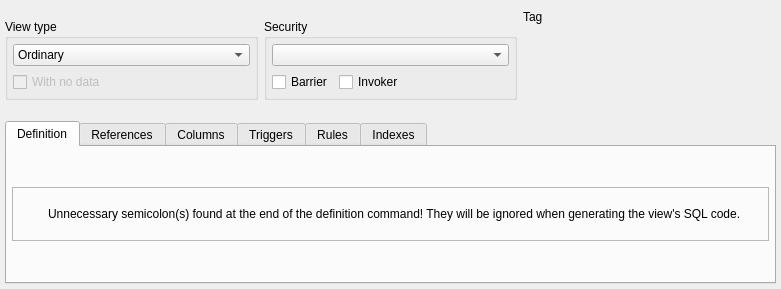
<?xml version="1.0" encoding="UTF-8"?>
<ui version="4.0">
 <class>ViewWidget</class>
 <widget class="QWidget" name="ViewWidget">
  <property name="geometry">
   <rect>
    <x>0</x>
    <y>0</y>
    <width>781</width>
    <height>289</height>
   </rect>
  </property>
  <layout class="QVBoxLayout" name="verticalLayout_2">
   <property name="leftMargin">
    <number>5</number>
   </property>
   <property name="topMargin">
    <number>5</number>
   </property>
   <property name="rightMargin">
    <number>5</number>
   </property>
   <property name="bottomMargin">
    <number>5</number>
   </property>
   <item>
    <layout class="QHBoxLayout" name="type_sec_tag_lt">
     <item>
      <widget class="QGroupBox" name="view_type_grp">
       <property name="sizePolicy">
        <sizepolicy hsizetype="Preferred" vsizetype="Fixed">
         <horstretch>0</horstretch>
         <verstretch>0</verstretch>
        </sizepolicy>
       </property>
       <property name="title">
        <string>View type</string>
       </property>
       <layout class="QVBoxLayout" name="verticalLayout">
        <property name="leftMargin">
         <number>5</number>
        </property>
        <property name="topMargin">
         <number>5</number>
        </property>
        <property name="rightMargin">
         <number>5</number>
        </property>
        <property name="bottomMargin">
         <number>5</number>
        </property>
        <item>
         <widget class="QComboBox" name="view_type_cmb">
          <property name="sizePolicy">
           <sizepolicy hsizetype="Preferred" vsizetype="Fixed">
            <horstretch>0</horstretch>
            <verstretch>0</verstretch>
           </sizepolicy>
          </property>
          <property name="sizeAdjustPolicy">
           <enum>QComboBox::SizeAdjustPolicy::AdjustToContents</enum>
          </property>
          <item>
           <property name="text">
            <string>Ordinary</string>
           </property>
          </item>
          <item>
           <property name="text">
            <string>Recursive</string>
           </property>
          </item>
          <item>
           <property name="text">
            <string>Materialized</string>
           </property>
          </item>
         </widget>
        </item>
        <item>
         <widget class="QCheckBox" name="with_no_data_chk">
          <property name="enabled">
           <bool>false</bool>
          </property>
          <property name="sizePolicy">
           <sizepolicy hsizetype="Preferred" vsizetype="Fixed">
            <horstretch>0</horstretch>
            <verstretch>0</verstretch>
           </sizepolicy>
          </property>
          <property name="text">
           <string>With no data</string>
          </property>
          <property name="checked">
           <bool>false</bool>
          </property>
         </widget>
        </item>
       </layout>
      </widget>
     </item>
     <item>
      <widget class="QGroupBox" name="security_grp">
       <property name="sizePolicy">
        <sizepolicy hsizetype="Preferred" vsizetype="Fixed">
         <horstretch>0</horstretch>
         <verstretch>0</verstretch>
        </sizepolicy>
       </property>
       <property name="title">
        <string>Security</string>
       </property>
       <layout class="QVBoxLayout" name="verticalLayout_5">
        <property name="leftMargin">
         <number>5</number>
        </property>
        <property name="topMargin">
         <number>5</number>
        </property>
        <property name="rightMargin">
         <number>5</number>
        </property>
        <property name="bottomMargin">
         <number>5</number>
        </property>
        <item>
         <widget class="QComboBox" name="check_option_cmb">
          <property name="sizePolicy">
           <sizepolicy hsizetype="Preferred" vsizetype="Fixed">
            <horstretch>0</horstretch>
            <verstretch>0</verstretch>
           </sizepolicy>
          </property>
         </widget>
        </item>
        <item>
         <layout class="QHBoxLayout" name="horizontalLayout">
          <item>
           <widget class="QCheckBox" name="security_barrier_chk">
            <property name="sizePolicy">
             <sizepolicy hsizetype="Fixed" vsizetype="Fixed">
              <horstretch>0</horstretch>
              <verstretch>0</verstretch>
             </sizepolicy>
            </property>
            <property name="text">
             <string>Barrier</string>
            </property>
           </widget>
          </item>
          <item>
           <widget class="QCheckBox" name="security_invoker_chk">
            <property name="sizePolicy">
             <sizepolicy hsizetype="Preferred" vsizetype="Fixed">
              <horstretch>0</horstretch>
              <verstretch>0</verstretch>
             </sizepolicy>
            </property>
            <property name="text">
             <string>Invoker</string>
            </property>
           </widget>
          </item>
         </layout>
        </item>
       </layout>
      </widget>
     </item>
     <item>
      <widget class="QWidget" name="tag_parent" native="true">
       <property name="maximumSize">
        <size>
         <width>16777215</width>
         <height>110</height>
        </size>
       </property>
       <layout class="QVBoxLayout" name="tag_lt">
        <property name="sizeConstraint">
         <enum>QLayout::SizeConstraint::SetDefaultConstraint</enum>
        </property>
        <property name="leftMargin">
         <number>0</number>
        </property>
        <property name="topMargin">
         <number>5</number>
        </property>
        <property name="rightMargin">
         <number>0</number>
        </property>
        <property name="bottomMargin">
         <number>0</number>
        </property>
        <item>
         <widget class="QLabel" name="tag_lbl">
          <property name="sizePolicy">
           <sizepolicy hsizetype="Preferred" vsizetype="Fixed">
            <horstretch>0</horstretch>
            <verstretch>0</verstretch>
           </sizepolicy>
          </property>
          <property name="text">
           <string>Tag</string>
          </property>
         </widget>
        </item>
        <item>
         <spacer name="verticalSpacer">
          <property name="orientation">
           <enum>Qt::Orientation::Vertical</enum>
          </property>
          <property name="sizeHint" stdset="0">
           <size>
            <width>20</width>
            <height>40</height>
           </size>
          </property>
         </spacer>
        </item>
       </layout>
      </widget>
     </item>
    </layout>
   </item>
   <item>
    <widget class="QTabWidget" name="attributes_tbw">
     <property name="currentIndex">
      <number>0</number>
     </property>
     <property name="iconSize">
      <size>
       <width>22</width>
       <height>22</height>
      </size>
     </property>
     <widget class="QWidget" name="sql_definition_tab">
      <attribute name="icon">
       <iconset resource="../../res/resources.qrc">
        <normaloff>:/icons/icons/sourcecode.png</normaloff>:/icons/icons/sourcecode.png</iconset>
      </attribute>
      <attribute name="title">
       <string>Definition</string>
      </attribute>
      <layout class="QVBoxLayout" name="sql_definition_lt">
       <property name="leftMargin">
        <number>5</number>
       </property>
       <property name="topMargin">
        <number>5</number>
       </property>
       <property name="rightMargin">
        <number>5</number>
       </property>
       <property name="bottomMargin">
        <number>5</number>
       </property>
       <item>
        <widget class="QFrame" name="alert_frm">
         <property name="sizePolicy">
          <sizepolicy hsizetype="Preferred" vsizetype="Fixed">
           <horstretch>0</horstretch>
           <verstretch>0</verstretch>
          </sizepolicy>
         </property>
         <property name="minimumSize">
          <size>
           <width>0</width>
           <height>48</height>
          </size>
         </property>
         <property name="frameShape">
          <enum>QFrame::Shape::StyledPanel</enum>
         </property>
         <property name="frameShadow">
          <enum>QFrame::Shadow::Raised</enum>
         </property>
         <layout class="QGridLayout" name="gridLayout">
          <property name="leftMargin">
           <number>5</number>
          </property>
          <property name="topMargin">
           <number>5</number>
          </property>
          <property name="rightMargin">
           <number>5</number>
          </property>
          <property name="bottomMargin">
           <number>5</number>
          </property>
          <property name="spacing">
           <number>5</number>
          </property>
          <item row="0" column="0">
           <widget class="QLabel" name="icon_lbl">
            <property name="minimumSize">
             <size>
              <width>25</width>
              <height>25</height>
             </size>
            </property>
            <property name="maximumSize">
             <size>
              <width>25</width>
              <height>25</height>
             </size>
            </property>
            <property name="text">
             <string/>
            </property>
            <property name="textFormat">
             <enum>Qt::TextFormat::AutoText</enum>
            </property>
            <property name="pixmap">
             <pixmap resource="../../res/resources.qrc">:/icons/icons/alert.png</pixmap>
            </property>
            <property name="scaledContents">
             <bool>true</bool>
            </property>
           </widget>
          </item>
          <item row="0" column="1">
           <widget class="QLabel" name="message_lbl">
            <property name="font">
             <font>
              <bold>false</bold>
              <underline>false</underline>
              <strikeout>false</strikeout>
              <kerning>true</kerning>
             </font>
            </property>
            <property name="text">
             <string>Unnecessary semicolon(s) found at the end of the definition command! They will be ignored when generating the view's SQL code.</string>
            </property>
            <property name="wordWrap">
             <bool>true</bool>
            </property>
           </widget>
          </item>
         </layout>
        </widget>
       </item>
      </layout>
     </widget>
     <widget class="QWidget" name="view_refs_tab">
      <attribute name="icon">
       <iconset resource="../../res/resources.qrc">
        <normaloff>:/icons/icons/reference.png</normaloff>:/icons/icons/reference.png</iconset>
      </attribute>
      <attribute name="title">
       <string>References</string>
      </attribute>
     </widget>
     <widget class="QWidget" name="columns_tab">
      <attribute name="icon">
       <iconset resource="../../res/resources.qrc">
        <normaloff>:/icons/icons/column.png</normaloff>:/icons/icons/column.png</iconset>
      </attribute>
      <attribute name="title">
       <string>Columns</string>
      </attribute>
     </widget>
     <widget class="QWidget" name="triggers_tab">
      <attribute name="icon">
       <iconset resource="../../res/resources.qrc">
        <normaloff>:/icons/icons/trigger.png</normaloff>:/icons/icons/trigger.png</iconset>
      </attribute>
      <attribute name="title">
       <string>Triggers</string>
      </attribute>
     </widget>
     <widget class="QWidget" name="rules_tab">
      <attribute name="icon">
       <iconset resource="../../res/resources.qrc">
        <normaloff>:/icons/icons/rule.png</normaloff>:/icons/icons/rule.png</iconset>
      </attribute>
      <attribute name="title">
       <string>Rules</string>
      </attribute>
     </widget>
     <widget class="QWidget" name="indexes_tab">
      <attribute name="icon">
       <iconset resource="../../res/resources.qrc">
        <normaloff>:/icons/icons/index.png</normaloff>:/icons/icons/index.png</iconset>
      </attribute>
      <attribute name="title">
       <string>Indexes</string>
      </attribute>
     </widget>
    </widget>
   </item>
  </layout>
 </widget>
 <resources>
  <include location="../../res/resources.qrc"/>
 </resources>
 <connections/>
</ui>
